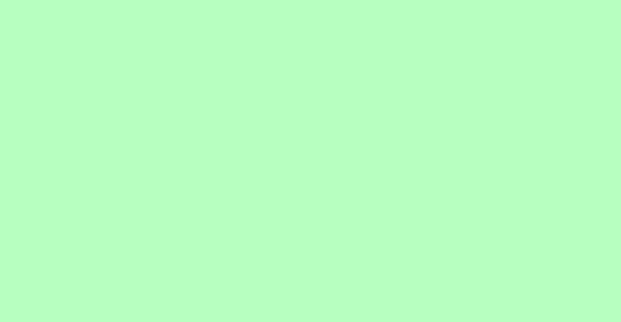
#> input picture Collection_image/test_image.jpg, 621 x 322 px, found by its file name
$ python 03_Circle_draw.py
#> lines starting #> are read from the running program, lines starting #| are printed output that depends on the picture; after the words box and inside, x2 and y2 are one past the last pixel; in counts of white or black regions, pixels touching at a corner belong together
""" --> In this We trying to draw the Circle over a image or video..
    --> basically it helps us to high-light any area over a image
    --> using cv2.circle() function we perform all this things
    --> It take parameter like rectangle(img, center, radius, color, thickness)
            -> img = original_image_variable
            -> center = Middle point- center (x,y)
            -> radius = r value in pixel mean from center how many distance to to round draw circle
            -> color = (b, g, r) range between (0-255)
            -> thickness = the bold of line in px eg: 4, 5.. linked this .
                            if we pass -1 than it fill the color inside the circle
"""
import cv2

img = cv2.imread(r"Image Drowing Folder\test_image.jpg")
#> img is the input picture: shape (322, 621, 3); mean B, G, R 192, 255, 183

if img is None:
    print("Image is not loaded, please check the path")
else:
    print("Loaded successfully")

    center = (300,160) # (x,y)
    radius = 140 # in px
    color = (255,0,255) # (b,g,r)
    thickness = 4 # in px
    cv2.circle(img, center, radius, color, thickness)
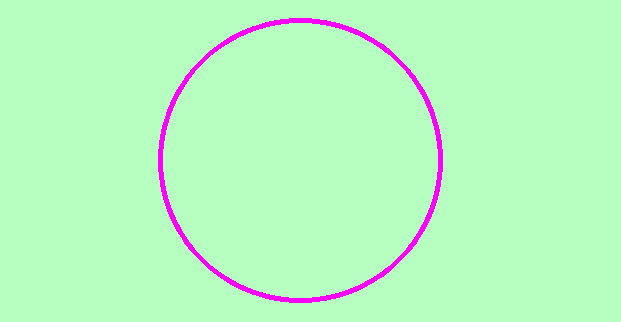
#> img: shape (322, 621, 3); 2.16% of pixels changed, all inside (x1, y1, x2, y2) = (158, 18, 443, 303)
    cv2.circle(img, center, 1, (0,0,0), 5)
#> img: shape (322, 621, 3); 0.02% of pixels changed, all inside (x1, y1, x2, y2) = (296, 156, 305, 165)
    # cv2.line(img, center, (440,160), (200,0,0),3)#I trying to draw the radious-line of circle
    # Showing the image
    cv2.imshow("Output Circle image", img)
    print("Showing the image")
    cv2.waitKey(0)
    cv2.destroyAllWindows()
